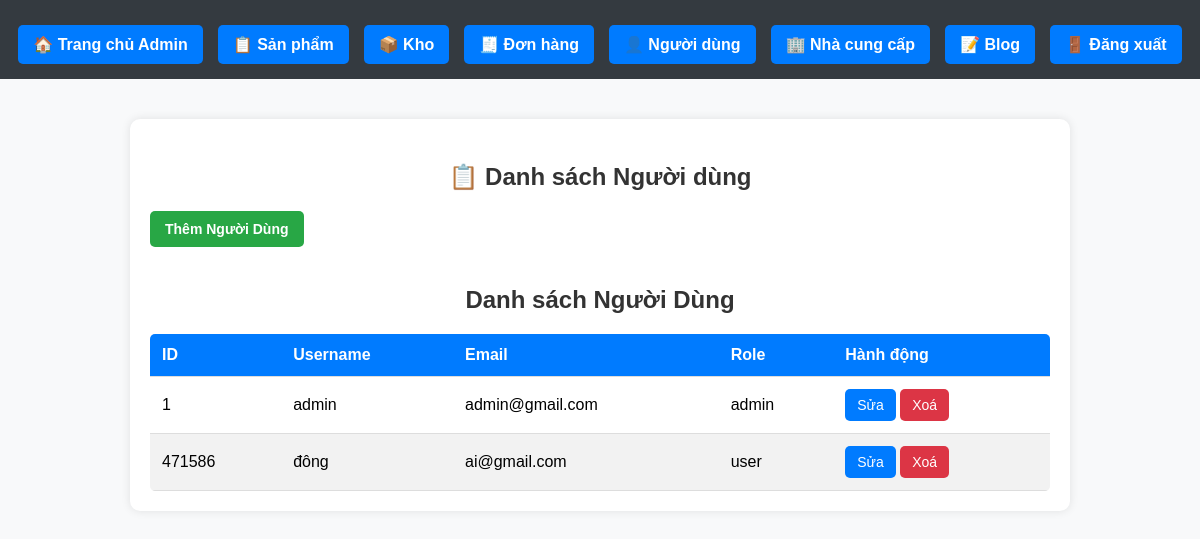
Page /admin/manage_users.php on the earlier database version.
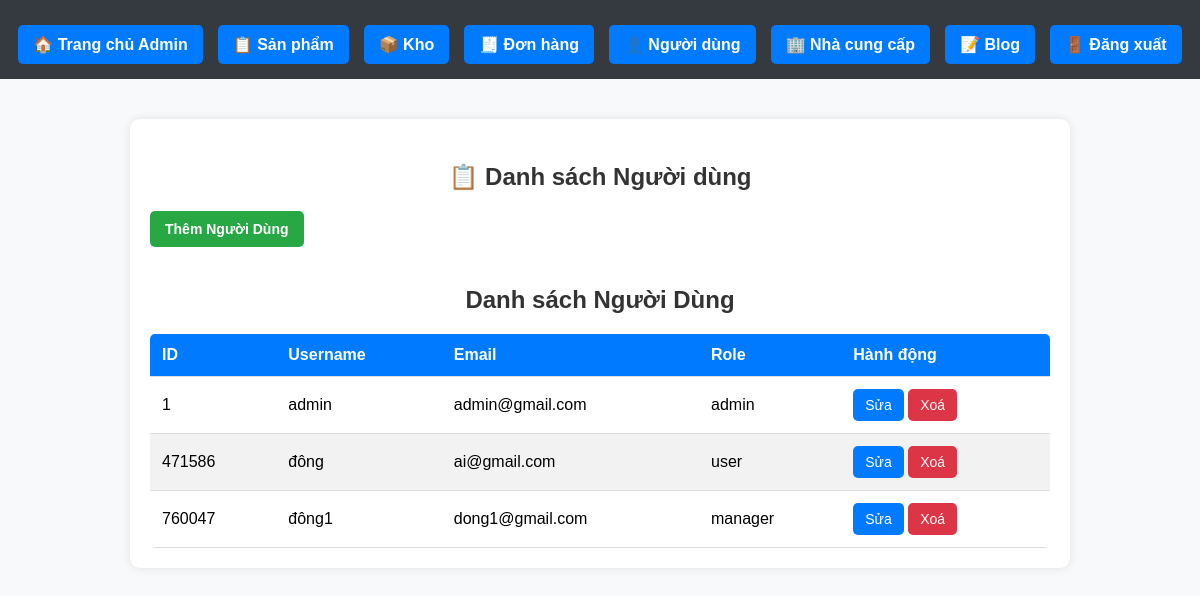
Same page on the later database version.
### tables this page shows
CREATE TABLE `users` (
  `user_id` int(6) NOT NULL,
  `username` varchar(255) NOT NULL,
  `email` varchar(255) NOT NULL,
  `password` varchar(255) NOT NULL,
  `role` varchar(50) DEFAULT 'user',
  `age` int(11) DEFAULT NULL,
  `created_at` timestamp NOT NULL DEFAULT current_timestamp(),
  `full_name` varchar(255) DEFAULT NULL,
  `phone_number` varchar(20) DEFAULT NULL,
  `address` text DEFAULT NULL
);

### admin/manage_users.php (the view, shortened to what this page needs)
<?php
require_once __DIR__ . '/../database/db_connect.php';
?>
<!DOCTYPE html>
<html lang="vi">
<head>
    <link rel="stylesheet" href="../assets/css/admin.css">
</head>
<body>
<?php include_once __DIR__ . '/nav_admin.php'; ?>
<section>
    <h3>📋 Danh sách Người dùng</h3>
    <a href="add_user.php" class="btn btn-success">Thêm Người Dùng</a>
    <h3>Danh sách Người Dùng</h3>
    <?php
    $query = "SELECT user_id, username, email, role FROM users";
    $result = $conn->query($query);
    if ($result->num_rows > 0): ?>
        <table class="admin-table">
            <thead>
                <tr>
                    <th>ID</th>
                    <th>Username</th>
                    <th>Email</th>
                    <th>Role</th>
                    <th>Hành động</th>
                </tr>
            </thead>
            <tbody>
                <?php while ($row = $result->fetch_assoc()): ?>
                <tr>
                    <td><?= htmlspecialchars($row['user_id']) ?></td>
                    <td><?= htmlspecialchars($row['username']) ?></td>
                    <td><?= htmlspecialchars($row['email']) ?></td>
                    <td><?= htmlspecialchars($row['role']) ?></td>
                    <td>
                        <a class="btn btn-primary" href="update_user.php?id=<?= $row['user_id'] ?>">Sửa</a>
                        <a class="btn btn-danger" href="delete_user.php?id=<?= $row['user_id'] ?>" onclick="return confirm('Bạn có chắc chắn muốn xóa người dùng này?');">Xoá</a>
                    </td>
                </tr>
                <?php endwhile; ?>
            </tbody>
        </table>
    <?php else: ?>
        <p>❌ Không có người dùng nào!</p>
    <?php endif; ?>
</section>
</body>
</html>

Differences in the rows shown:
added users: user_id "760047", username "đông1", email "dong1@gmail.com", role "manager"
